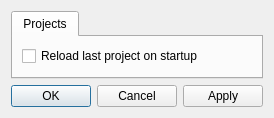
<?xml version="1.0" encoding="UTF-8"?>
<ui version="4.0">
 <class>Maditor::View::Dialogs::SettingsDialog</class>
 <widget class="QDialog" name="Maditor::View::Dialogs::SettingsDialog">
  <property name="geometry">
   <rect>
    <x>0</x>
    <y>0</y>
    <width>255</width>
    <height>109</height>
   </rect>
  </property>
  <property name="windowTitle">
   <string>Settings</string>
  </property>
  <layout class="QVBoxLayout" name="verticalLayout">
   <item>
    <widget class="QTabWidget" name="tabWidget">
     <property name="tabPosition">
      <enum>QTabWidget::North</enum>
     </property>
     <property name="currentIndex">
      <number>0</number>
     </property>
     <widget class="QWidget" name="projectsTab">
      <attribute name="title">
       <string>Projects</string>
      </attribute>
      <layout class="QFormLayout" name="formLayout">
       <item row="0" column="0">
        <widget class="QCheckBox" name="reloadBox">
         <property name="text">
          <string>Reload last project on startup</string>
         </property>
        </widget>
       </item>
      </layout>
     </widget>
    </widget>
   </item>
   <item>
    <widget class="QDialogButtonBox" name="buttonBox">
     <property name="orientation">
      <enum>Qt::Horizontal</enum>
     </property>
     <property name="standardButtons">
      <set>QDialogButtonBox::Apply|QDialogButtonBox::Cancel|QDialogButtonBox::Ok</set>
     </property>
    </widget>
   </item>
  </layout>
 </widget>
 <resources/>
 <connections>
  <connection>
   <sender>buttonBox</sender>
   <signal>accepted()</signal>
   <receiver>Maditor::View::Dialogs::SettingsDialog</receiver>
   <slot>accept()</slot>
   <hints>
    <hint type="sourcelabel">
     <x>248</x>
     <y>254</y>
    </hint>
    <hint type="destinationlabel">
     <x>157</x>
     <y>274</y>
    </hint>
   </hints>
  </connection>
  <connection>
   <sender>buttonBox</sender>
   <signal>rejected()</signal>
   <receiver>Maditor::View::Dialogs::SettingsDialog</receiver>
   <slot>reject()</slot>
   <hints>
    <hint type="sourcelabel">
     <x>316</x>
     <y>260</y>
    </hint>
    <hint type="destinationlabel">
     <x>286</x>
     <y>274</y>
    </hint>
   </hints>
  </connection>
 </connections>
 <slots>
  <slot>apply()</slot>
 </slots>
</ui>
